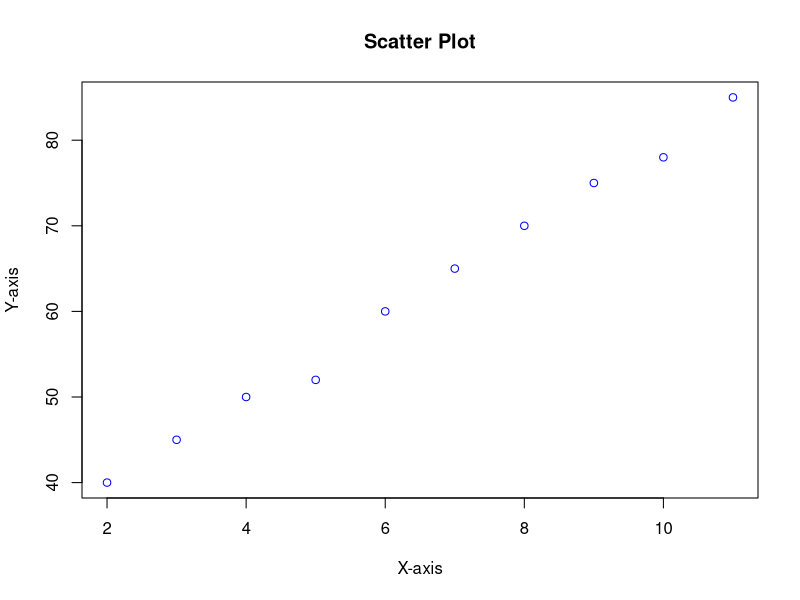

This chart was generated by the following R code:
x=c(2,3,4,5,6,7,8,9,10,11)
y=c(40,45,50,52,60,65,70,75,78,85)
plot(x,y,main="Scatter Plot",xlab="X-axis",ylab="Y-axis",col="blue")
r=cor.test(x,y,method="pearson")
r
